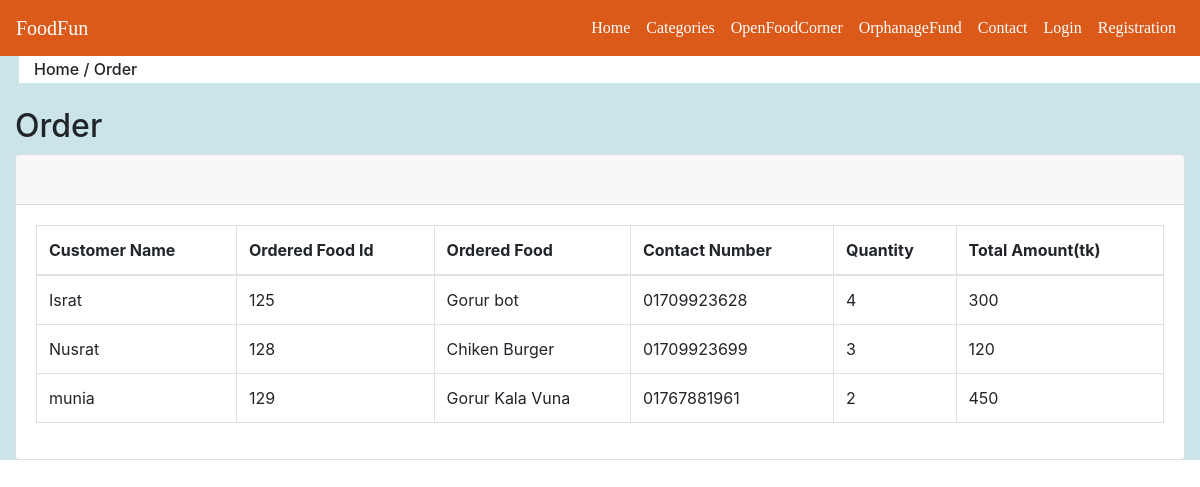
The page /Online_restaurant/Restuproject/ofcorder.php (signed in) on the database its author committed.
### tables this page shows
CREATE TABLE IF NOT EXISTS `ofcpayment` (
  `id` int(100) NOT NULL AUTO_INCREMENT,
  `owner_id` varchar(200) NOT NULL,
  `foodId` varchar(200) NOT NULL,
  `full_name` varchar(200) NOT NULL,
  `nick_name` varchar(200) NOT NULL,
  `email` varchar(200) NOT NULL,
  `phnNo` varchar(200) NOT NULL,
  `foodName` varchar(200) NOT NULL,
  `quantity` varchar(200) NOT NULL,
  `price` varchar(200) NOT NULL,
  `gender` varchar(200) NOT NULL,
  `payment_method` varchar(200) NOT NULL,
  `card_no` varchar(200) NOT NULL,
  `card_cvc` varchar(200) NOT NULL,
  `mobileBankingNo` varchar(200) NOT NULL,
  `payment_date` varchar(200) NOT NULL,
  `address` varchar(200) NOT NULL,
  PRIMARY KEY (`id`)
);

### Online_restaurant/Restuproject/ofcorder.php (the view, shortened to what this page needs)
<?php
$servername = 'localhost';
$username='root';
$password='';
$dbname='restaurantdb';
$con=mysqli_connect($servername, $username, $password, $dbname);
 ?>
<!DOCTYPE html>
<html lang="en" dir="ltr">
  <head>
  </head>
  <body>
    <?php require('navbar2.php'); ?>
    <?php 		if (isset($_SESSION['ofcId']))
    {?>
    <div id="layoutSidenav_content">
        <main style="background-color:#cae4e9;">
            <div class="container-fluid">
                <div class="row ml-1" style="background-color:white;">
                    <div class="col-lg-2">
                        <h6 class="mt-1 mb-1">Home / Order</h6>
                    </div>
                </div>
                <div class="row">
                    <div class="col-lg-2" >
                    <h2 class="mt-4">Order</h2>
                    </div>
                </div>
                <div class="card mb-4">
                    <div class="card-header">
                    <div class="row mt-4">
                    <div class="col-lg-4">
                     </div>
                   <div class="col-lg-4">
                   </div>
                   <div class="col-lg-2">
                   </div>
                </div>
                    </div>
                    <div class="card-body">
                        <div class="table-responsive">
                            <table class="table table-bordered" id="myTable" width="100%" cellspacing="0">
                                <thead>
                                    <tr>
                                        <th scope="col">Customer Name</th>
                                        <th scope="col">Ordered Food Id</th>
                                        <th scope="col">Ordered Food</th>
                                        <th scope="col">Contact Number</th>
                                        <th scope="col">Quantity</th>
                                          <th scope="col">Total Amount(tk)</th>
                                    </tr>
                                </thead>
                                <tbody>
                                    <?php
                                    $wid=$_SESSION["ofcId"];
                                    $sql = "SELECT * FROM `ofcpayment` where owner_id='$wid'";
                                    $result = mysqli_query($con, $sql);
                                    $num=mysqli_num_rows($result);
                                    if ($num>0) {
                                    while($row = mysqli_fetch_assoc($result)){
                                        echo"<tr>
                                        <td>".$row['full_name']."</td>
                                        <td>".$row['foodId']."</td>
                                        <td>".$row['foodName']."</td>
                                        <td>".$row['phnNo']."</td>
                                        <td>".$row['quantity']."</td>
                                        <td>".$row['price']."</td>
                                    </tr>";
                                    }
                                    }
                                  }
                                    ?>
                                </tbody>
                            </table>
                        </div>
                    </div>
                </div>
            </div>
  </body>
</html>

### rows shown on the page
ofcpayment: full_name "Israt", foodId "125", foodName "Gorur bot", phnNo "01709923628", quantity "4", price "300"
ofcpayment: full_name "Nusrat", foodId "128", foodName "Chiken Burger", phnNo "01709923699", quantity "3", price "120"
ofcpayment: full_name "munia", foodId "129", foodName "Gorur Kala Vuna", phnNo "01767881961", quantity "2", price "450"
